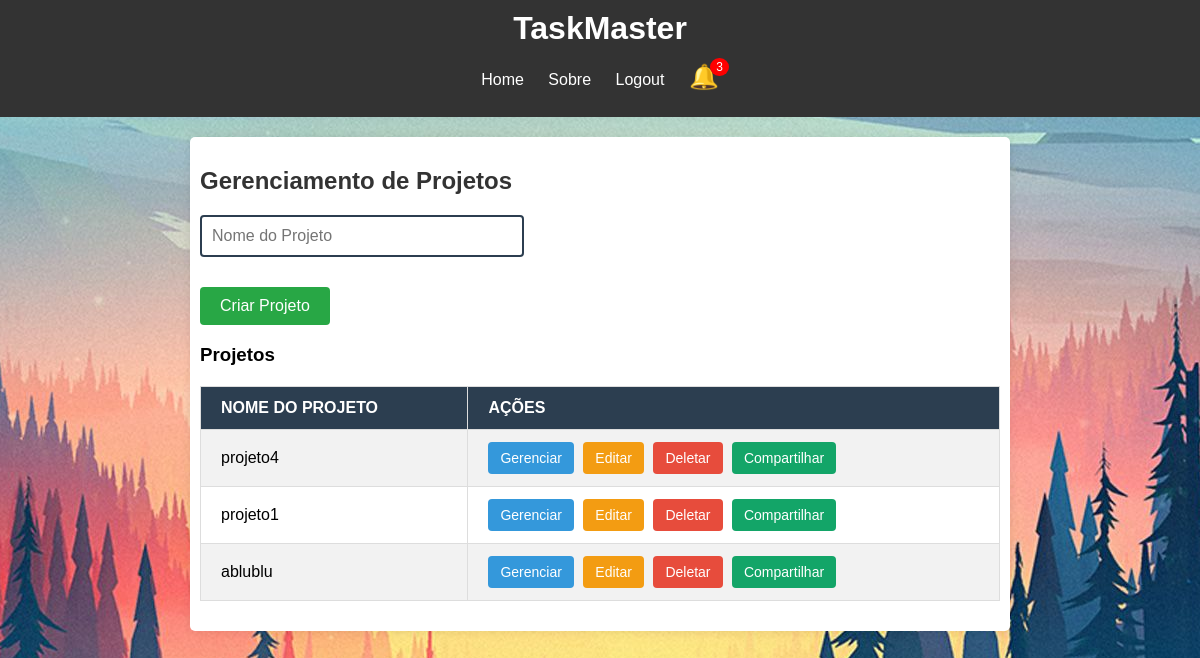
The page /home (signed in) on the database as committed earlier.
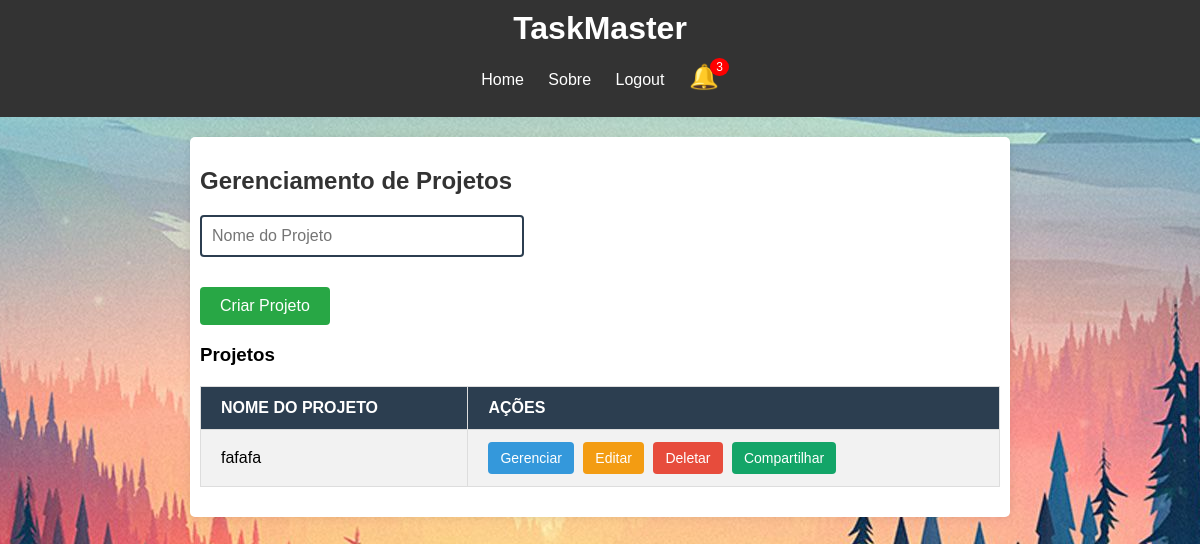
The same page on the database as committed later.
### website/models.py (models this page shows)
class Project(db.Model):
    id = db.Column(db.Integer, primary_key=True)
    nome_projeto = db.Column(db.String(100), nullable=False)
    user_id = db.Column(db.Integer, db.ForeignKey('usuario.id'), nullable=False)
    criador = db.relationship('Usuario', backref='projetos_criados')

### website/auth.py (the view, shortened to what this page needs)
@auth.route('/home', methods=['POST', 'GET'])
@login_required
def home():
    projetos_criados = Project.query.filter_by(user_id=current_user.id).all()  # Projetos criados
    projetos_compartilhados = current_user.projects  # Projetos compartilhados via RelUsuarioProject
    todos_os_projetos = projetos_criados + projetos_compartilhados
    return render_template('taskMaster.html', projects=todos_os_projetos)

### website/__init__.py (called while the page is built)
def create_app():
    app = Flask(__name__)
    app.config['SECRET_KEY'] = 'dev'
    app.config['SQLALCHEMY_DATABASE_URI'] = f'sqlite:///{DB_NAME}'
    db.init_app(app)
    from .views import views
    from .auth import auth
    app.register_blueprint(views, url_prefix='/')
    app.register_blueprint(auth, url_prefix='/')
    from .models import Usuario, Project
    create_db(app)
    login_manager = LoginManager()
    login_manager.login_view = 'auth.login'  # Rota de login se o usuário não estiver autenticado
    login_manager.init_app(app)
    @login_manager.user_loader
    def load_user(id):
        return Usuario.query.get(int(id))
    return app

### website/templates/taskMaster.html (shortened to what this page needs)
{% extends 'base.html' %}
{% block content %}
    <h2>Gerenciamento de Projetos</h2>
    <form id="criarProjeto" method="POST" action="{{ url_for('auth.adicionar_projeto') }}">
        <input type="text" name="project_name" placeholder="Nome do Projeto" required>
        <button type="submit">Criar Projeto</button>
    </form>
    <h3>Projetos</h3>
    <table id="botoesProjetos">
        <tr>
            <th>Nome do Projeto</th>
            <th>Ações</th>
        </tr>
        {% for projeto in projects %}
        <tr>
            <td>{{ projeto.nome_projeto }}</td>
            <td>
                <a href="/projeto/{{ projeto.id }}" class="btn btn-primary">Gerenciar</a>
                <a href="{{ url_for('auth.editar_projeto', project_id=projeto.id) }}" class="btn btn-warning">Editar</a>
                <form method="POST" action="{{ url_for('auth.deletar_projeto', project_id=projeto.id) }}" style="display:inline;">
                    <button type="submit" class="btn btn-danger" onclick="return confirm('Tem certeza que deseja deletar este projeto?');">Deletar</button>
                </form>
                <button class="btn btn-compartilhar" onclick="mostrarFormulario('{{ projeto.id }}')">Compartilhar</button>
            </td>
        </tr>
        {% endfor %}
    </table>
{% endblock %}

### website/templates/base.html (shortened to what this page needs)
<!DOCTYPE html>
<html lang="en">
<head>
    <link rel="stylesheet" href="{{url_for('static',filename='taskMaster.css')}}">
</head>
<body>
    <header>
        <div class="containerTask">
            <h1>TaskMaster</h1>
            <ul>
                <li><a href="{{ url_for('auth.home') }}">Home</a></li>
                <li><a href="{{ url_for('auth.sobre') }}">Sobre</a></li>
                <li><a href="{{ url_for('auth.logout') }}">Logout</a></li>
                <li>
                    <a href="{{ url_for('auth.notifications') }}" class="notification-icon">
                        🔔
                        <span class="notification-badge">3</span>
                    </a>
                </li>
            </ul>
        </div>
    </header>
    <div class="container main">
        {% block content %}{% endblock %}
    </div>
</body>
</html>

### website/static/taskMaster.css (style rules this page uses)
body { font-family: Arial, sans-serif; background-color: #e0e0e0; margin: 0; padding: 0; background: url('login.jpg') no-repeat center fixed; }
header { background-color: #333; color: white; padding: 10px 0; }
header h1 { margin: 0; text-align: center; }
header ul { list-style: none; padding: 0; text-align: center; }
header ul li { display: inline; margin: 0 10px; }
header ul li a { color: white; text-decoration: none; }
.container { max-width: 800px; margin: 20px auto; padding: 10px; background-color: #ffffff; border-radius: 5px; box-shadow: 0 0 10px rgba(0, 0, 0, 0.1); }
.main h2 { margin-bottom: 20px; color: #333333; }
header h1 { margin: 0; text-align: center; color: #ffffff; }
header ul li a { color: #ffffff; text-decoration: none; }
#criarProjeto { display: flex; flex-direction: column; align-items: baseline; margin-top: 10px; }
#criarProjeto input[type="text"] { padding: 10px; font-size: 16px; border: 2px solid #2c3e50; border-radius: 4px; width: 300px; margin-bottom: 20px; }
#criarProjeto button[type="submit"] { padding: 10px 20px; font-size: 16px; color: #fff; background-color: #28a745; border: none; border-radius: 4px; cursor: pointer; transition: background-color 0.3s ease; margin-top: 10px; }
#botoesProjetos { width: 100%; max-width: 800px; margin: 20px 0; border-collapse: collapse; }
#botoesProjetos th, #botoesProjetos td { padding: 12px 20px; border: 1px solid #ddd; text-align: left; }
#botoesProjetos th { background-color: #2c3e50; color: white; text-transform: uppercase; font-weight: bold; }
#botoesProjetos tr:nth-child(even) { background-color: #f2f2f2; }
.btn { padding: 8px 12px; font-size: 14px; text-decoration: none; border-radius: 4px; transition: background-color 0.3s ease; text-align: center; margin-right: 5px; color: white; border: none; }
.btn-primary { background-color: #3498db; color: white; }
.btn-warning { background-color: #f39c12; color: white; }
.btn-danger { background-color: #e74c3c; color: white; border: none; }
.btn-compartilhar { background-color: #13a568; }
.notification-icon { position: relative; font-size: 24px; color: #333; text-decoration: none; }
.notification-badge { position: absolute; top: -5px; right: -10px; background-color: red; color: white; border-radius: 50%; padding: 2px 6px; font-size: 12px; }

Rows that differ between the two databases and show on the page:
removed Project: nome_projeto "projeto4"
removed Project: nome_projeto "projeto1"
removed Project: nome_projeto "ablublu"
added Project: nome_projeto "fafafa"
